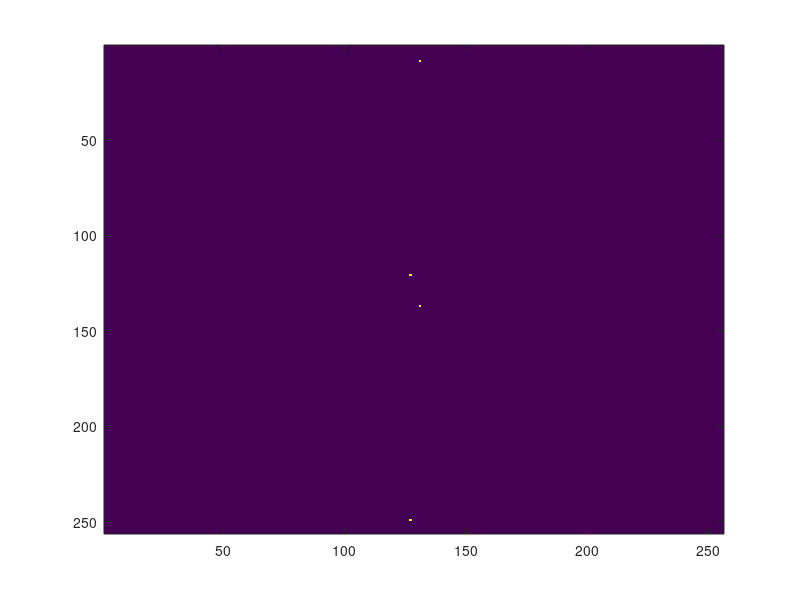

Recreate this plot in MATLAB.
function Fourier(type,varargin)

if nargin == 0
    type = '2dgap';
end
f = 4 .* pi./256;
tf = 16 .* pi./256;

if strcmp(type,'2dgap')
    [xi,yi] = meshgrid(1:256,1:256);
    im = sin(xi .* f + yi.*tf);
    im2 = sin(xi .* f + yi.*tf*4);
    imagesc(fftshift(abs(fft2(im))));
    for j = 2:2:256
        im(j,:) = 0;
    end
    imagesc(fftshift(abs(fft2(im))));
end